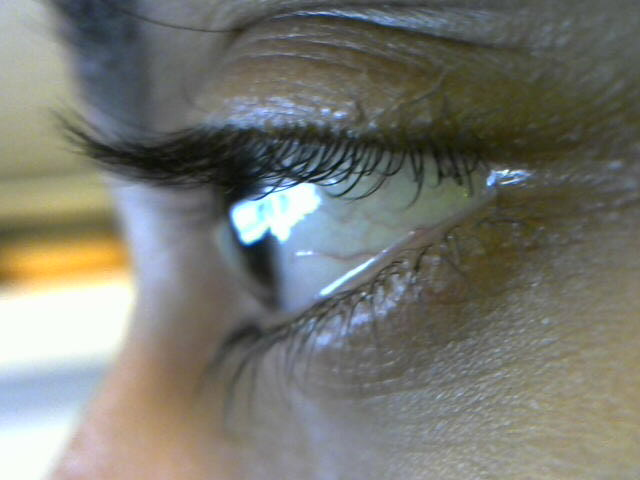
#> input picture attempts/image.jpg, 640 x 480 px, given in place of reading.mp4, which was not available
$ python 2VERIFY.py
#> lines starting #> are read from the running program, lines starting #| are printed output that depends on the picture; after the words box and inside, x2 and y2 are one past the last pixel; in counts of white or black regions, pixels touching at a corner belong together; pictures that were not available may be replaced by others from this repository, and a replacement may not be noted
import numpy as np
import cv2
import scipy
from scipy import ndimage
import datetime
import imutils
import time

# [4 lines of commented-out code are left out]
cap = cv2.VideoCapture('/home/sasidhy1/Desktop/eds_azzzist/SAMPLES/reading.mp4')

status = "searching..."

while(True):
    ret, frame = cap.read()
#> frame is the input picture: shape (480, 640, 3); mean B, G, R 113.3, 120.8, 119.9
    frame = cv2.resize(frame,(640,360))
#> frame: shape (360, 640, 3)
    roi = frame[70:360, 300:640]

    gray = cv2.cvtColor(roi, cv2.COLOR_BGR2GRAY)
    ret, thresh_img = cv2.threshold(gray,200,255,cv2.THRESH_BINARY)
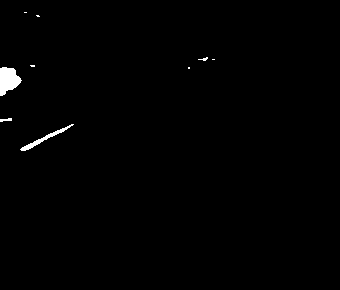
#> thresh_img: shape (290, 340); 0.73% white; 9 white regions (6 under 20 px), largest, box (x1, y1, x2, y2) and area: (0, 67, 22, 96) 427, (20, 124, 74, 151) 213, (0, 118, 12, 122) 31

    hsv = cv2.cvtColor(roi, cv2.COLOR_BGR2HSV)
#> hsv: shape (290, 340, 3); mean H, S, V 51.1, 45.4, 114
    h,s,v = cv2.split(hsv)
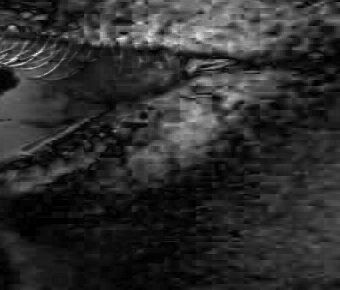
#> s: shape (290, 340); min 0, max 255, mean 45.4
    clahe = cv2.createCLAHE(clipLimit=5.0, tileGridSize=(4,4))
    diff = clahe.apply(v)
    blur = cv2.bilateralFilter(diff,9,75,75)
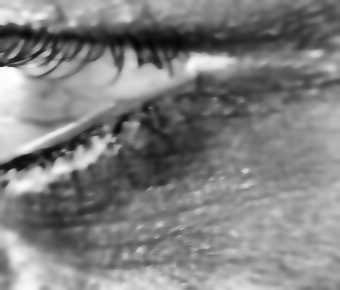
#> blur: shape (290, 340); min 4, max 254, mean 128.2
    edges = cv2.Canny(blur,250,300)
#> edges: shape (290, 340); 1% white in thin lines or dots, all inside (x1, y1, x2, y2) = (0, 19, 319, 267)

    contours =  cv2.findContours(edges,cv2.RETR_TREE,cv2.CHAIN_APPROX_SIMPLE)[-2]
#> contours = 64 contours, all with area under 20
    for c in contours:
        if cv2.contourArea(c) > 5:
            M = cv2.moments(c)
            cX = int(M["m10"] / M["m00"])
            cY = int(M["m01"] / M["m00"])
#> this loop made 64 passes
#> (c, cX, cY) on pass 58: ([[39, 41], [33, 47], [33, 48], [39, 42]], 36, 44)
#> (cX, cY) on passes 13, 14, 15, 16, 19, 20: (9, 170), (35, 167), (54, 161), (92, 161), (28, 152), (78, 147)

            # cv2.drawContours(gray, [c], -1, (0, 255, 0), 2)
            # cv2.circle(gray, (cX, cY), 7, (0, 0, 0), -1)


    contours =  cv2.findContours(thresh_img,cv2.RETR_TREE,cv2.CHAIN_APPROX_SIMPLE)[-2]
#> contours = 9 contours, 7 with area under 20; largest, box (x1, y1, x2, y2) and area: (0, 67, 22, 96) 388, (20, 124, 74, 151) 159
    for c in contours:
        cv2.drawContours(roi, [c], -1, (255,255,255), -1)
#> this loop made 9 passes
#> c on passes 3, 5, 6, 8, 9: [[188, 67], [188, 68], [189, 68], [189, 67]], [[30, 65], [31, 66], [34, 66], [34, 65]], [[212, 59], [214, 59]], [[36, 15], [37, 16], [39, 16], [38, 15]], [[24, 12], [26, 12]]
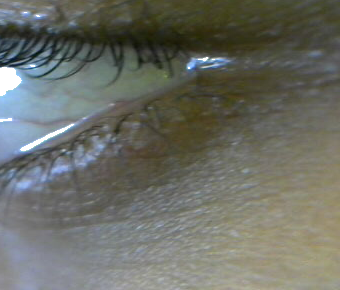
#> roi: shape (290, 340, 3); mean B, G, R 101.7, 109.7, 107.3

    new = roi[cY:360-70, 0:640-360]
    # roi = cv2.line(roi,(0,cY+70),(640,cY+70),(255,0,0),5)
    # roi = cv2.rectangle(roi, (0,0), (640,cY+70), (0, 0, 0), -1)

    (minVal, maxVal, minLoc, maxLoc) = cv2.minMaxLoc(gray)
#> minVal = 13; maxVal = 254; minLoc = (36, 53); maxLoc = (0, 86)
    cir = cv2.circle(new, maxLoc, 25, (255, 0, 255), 2)

    # [8 lines of commented-out code are left out]

    cv2.putText(img = new,
            text = 'status: {}'.format(status),
            org = (20,20),
            fontFace = cv2.FONT_HERSHEY_DUPLEX,
            fontScale = 0.5,
            color = (0, 255, 0))
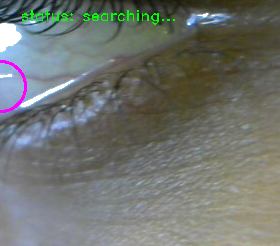
#> new: shape (246, 280, 3); mean B, G, R 111.1, 116.3, 112

    cv2.imshow("disp1", frame)
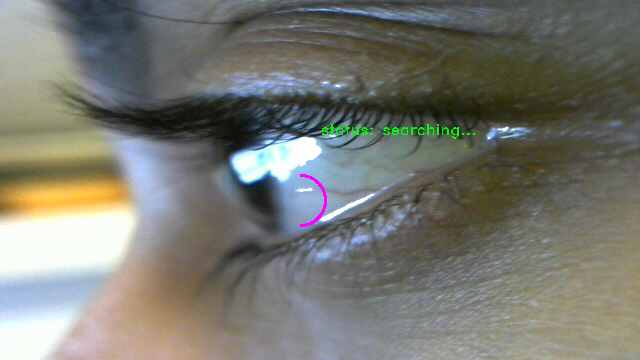
#> window 'disp1': shape (360, 640, 3); mean B, G, R 113.2, 121, 120
    cv2.imshow("disp2", roi)
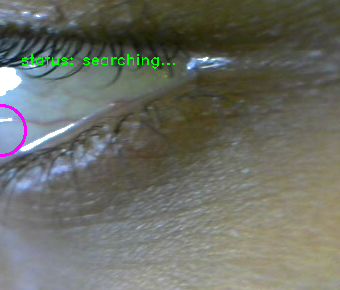
#> window 'disp2': shape (290, 340, 3); mean B, G, R 101.4, 110, 107.3
    cv2.imshow("disp3", new)

    if cv2.waitKey(1) & 0xFF == ord('q'):
#> (key q is pressed here)
        break

cap.release()
cv2.destroyAllWindows()
